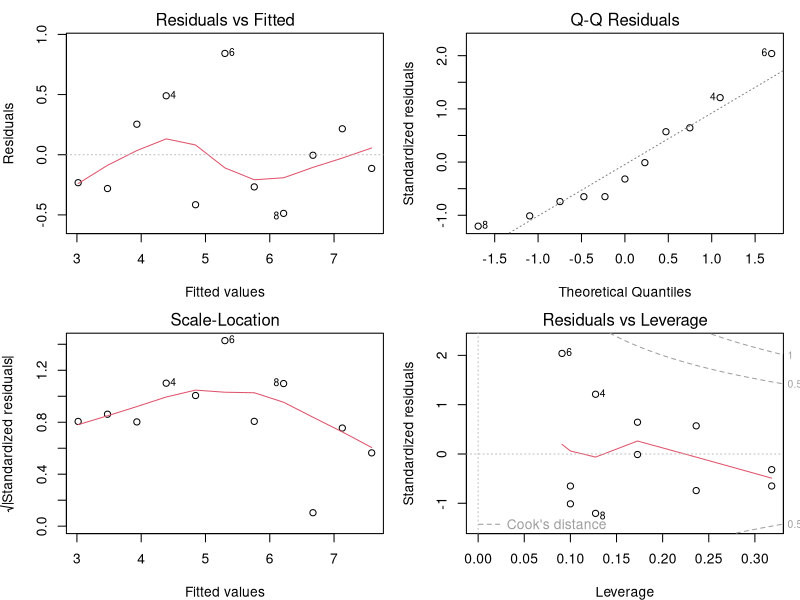
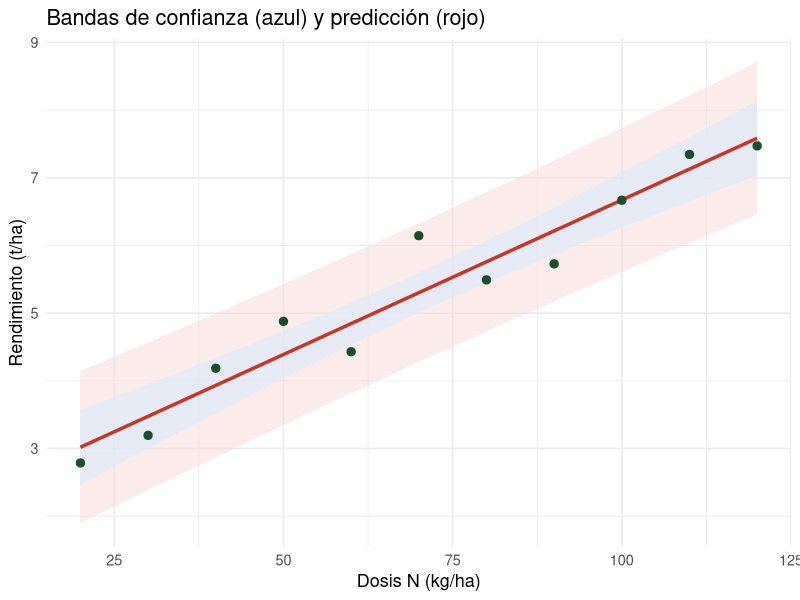

These charts were generated, in order, by the following R code:
## ---- chunk 1
#| echo: true
set.seed(29)
dosis <- seq(20, 120, by = 10)
rend  <- 2.5 + 0.04 * dosis + rnorm(length(dosis), 0, 0.4)
modelo <- lm(rend ~ dosis)

# Tabla de coeficientes con pruebas t
coefs <- summary(modelo)$coefficients
print(round(coefs, 6))

cat("\nIC 95% para β₀ y β₁:\n")
print(round(confint(modelo, level = 0.95), 6))
## ---- chunk 2
#| echo: true
anova(modelo)
## ---- chunk 3
#| echo: true
cat("R² =", round(summary(modelo)$r.squared, 4), "\n")
cat("R² ajustado =", round(summary(modelo)$adj.r.squared, 4), "\n")
cat("r (Pearson) =", round(cor(dosis, rend), 4),
    "  r² =", round(cor(dosis, rend)^2, 4), "\n")
## ---- chunk 4
#| echo: true
#| fig-height: 4
par(mfrow = c(2, 2), mar = c(4, 4, 2, 1))
plot(modelo)
## ---- chunk 5
#| echo: true
#| fig-height: 4
library(ggplot2)
x_nuevo <- data.frame(dosis = seq(20, 120, length.out = 100))
ic_media <- predict(modelo, x_nuevo, interval = "confidence", level = 0.95)
ip_obs   <- predict(modelo, x_nuevo, interval = "prediction",  level = 0.95)

df_pred <- cbind(x_nuevo, as.data.frame(ic_media))
df_pred$lwr_p <- ip_obs[,2]; df_pred$upr_p <- ip_obs[,3]

ggplot(df_pred, aes(dosis)) +
  geom_ribbon(aes(ymin = lwr_p, ymax = upr_p), fill = "#fad8d8", alpha = 0.5) +
  geom_ribbon(aes(ymin = lwr, ymax = upr), fill = "#dce9f7", alpha = 0.7) +
  geom_line(aes(y = fit), color = "#c0392b", linewidth = 1.2) +
  geom_point(data = data.frame(dosis, rend), aes(y = rend),
             color = "#1b4d2e", size = 2.5) +
  labs(x = "Dosis N (kg/ha)", y = "Rendimiento (t/ha)",
       title = "Bandas de confianza (azul) y predicción (rojo)") +
  theme_minimal(base_size = 13)
## ---- chunk 6
#| echo: true
set.seed(29)
peso    <- runif(18, 250, 450)
consumo <- 1.8 + 0.012 * peso + rnorm(18, 0, 0.5)
mod2    <- lm(consumo ~ peso)
sm2     <- summary(mod2)

cat("β̂₁ =", round(coef(mod2)[2], 6),
    "  p-valor =", round(sm2$coefficients[2,4], 4), "\n")
cat("R² =", round(sm2$r.squared, 4), "\n")
cat("IC 95% para β₁: [",
    round(confint(mod2)[2,1], 6), ",",
    round(confint(mod2)[2,2], 6), "]\n")
## ---- chunk 7
#| echo: true
b1_hat <- 185; ee_b1 <- 42; n <- 12; alpha <- 0.05

t_obs  <- b1_hat / ee_b1
t_crit <- qt(1 - alpha/2, df = n - 2)
vp     <- 2 * pt(abs(t_obs), df = n-2, lower.tail = FALSE)
ic     <- b1_hat + c(-1,1) * t_crit * ee_b1

cat("t observado:", round(t_obs, 4), "\n")
cat("t crítico (±):", round(t_crit, 4), "\n")
cat("Valor-p:", round(vp, 4), "\n")
cat("Decisión:", ifelse(vp < alpha, "RECHAZAR H0", "NO RECHAZAR H0"), "\n")
cat("IC 95% para β₁: [", round(ic[1],2), ",", round(ic[2],2), "] g/día por %\n")
cat("Interpretación: cada 1% adicional de lisina incrementa la GDP\n",
    "en promedio entre", round(ic[1],0), "y", round(ic[2],0), "g/día.\n")
## ---- chunk 8
#| echo: true
x  <- c(50, 75, 100, 125, 150)
y  <- c(18.2, 21.5, 24.8, 27.1, 29.3)
mod_papa <- lm(y ~ x)

cat("Tabla ANOVA:\n")
print(anova(mod_papa))
cat("\nR² =", round(summary(mod_papa)$r.squared, 4), "\n")
cat("Interpretación: el", round(summary(mod_papa)$r.squared*100, 1),
    "% de la variabilidad en el rendimiento\n",
    "de papa es explicada por la lámina de riego aplicada.\n")
## ---- chunk 9
#| echo: true
x90 <- data.frame(x = 90)

# IC para la media
ic_media <- predict(mod_papa, x90, interval = "confidence", level = 0.95)
cat("IC 95% para E(Y|X=90): [", round(ic_media[2],4), ",",
    round(ic_media[3],4), "] t/ha\n")

# IP para observación nueva
ip_obs <- predict(mod_papa, x90, interval = "prediction", level = 0.95)
cat("IP 95% para Y_nuevo|X=90: [", round(ip_obs[2],4), ",",
    round(ip_obs[3],4), "] t/ha\n")

# Diagnóstico de residuos
cat("\nShapiro-Wilk residuos: p =",
    round(shapiro.test(residuals(mod_papa))$p.value, 4), "\n")
